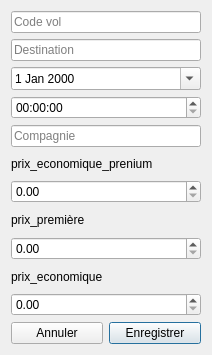
<?xml version="1.0" encoding="UTF-8"?>
<ui version="4.0">
 <class>VolDialog</class>
 <widget class="QDialog" name="VolDialog">
  <property name="geometry">
   <rect>
    <x>0</x>
    <y>0</y>
    <width>212</width>
    <height>355</height>
   </rect>
  </property>
  <property name="windowTitle">
   <string>Vol</string>
  </property>
  <layout class="QVBoxLayout" name="verticalLayout">
   <item>
    <widget class="QLineEdit" name="lineCode">
     <property name="placeholderText">
      <string>Code vol</string>
     </property>
    </widget>
   </item>
   <item>
    <widget class="QLineEdit" name="lineDestination">
     <property name="placeholderText">
      <string>Destination</string>
     </property>
    </widget>
   </item>
   <item>
    <widget class="QDateEdit" name="dateEdit">
     <property name="calendarPopup">
      <bool>true</bool>
     </property>
     <property name="date">
      <date>
       <year>2000</year>
       <month>1</month>
       <day>1</day>
      </date>
     </property>
    </widget>
   </item>
   <item>
    <widget class="QTimeEdit" name="timeEdit">
     <property name="time">
      <time>
       <hour>0</hour>
       <minute>0</minute>
       <second>0</second>
      </time>
     </property>
    </widget>
   </item>
   <item>
    <widget class="QLineEdit" name="lineCompagnie">
     <property name="placeholderText">
      <string>Compagnie</string>
     </property>
    </widget>
   </item>
   <item>
    <widget class="QLabel" name="label">
     <property name="text">
      <string>prix_economique_prenium</string>
     </property>
    </widget>
   </item>
   <item>
    <widget class="QDoubleSpinBox" name="spinPrix">
     <property name="decimals">
      <number>2</number>
     </property>
     <property name="maximum">
      <double>100000.000000000000000</double>
     </property>
     <property name="value">
      <double>0.000000000000000</double>
     </property>
    </widget>
   </item>
   <item>
    <widget class="QLabel" name="label_2">
     <property name="text">
      <string>prix_première</string>
     </property>
    </widget>
   </item>
   <item>
    <widget class="QDoubleSpinBox" name="doubleSpinBox_prix_premiere">
     <property name="maximum">
      <double>10000000.000000000000000</double>
     </property>
    </widget>
   </item>
   <item>
    <widget class="QLabel" name="label_3">
     <property name="text">
      <string>prix_economique</string>
     </property>
    </widget>
   </item>
   <item>
    <widget class="QDoubleSpinBox" name="doubleSpinBox_prix_economique">
     <property name="maximum">
      <double>100000.000000000000000</double>
     </property>
    </widget>
   </item>
   <item>
    <layout class="QHBoxLayout" name="buttonBox">
     <item>
      <widget class="QPushButton" name="btnCancel">
       <property name="text">
        <string>Annuler</string>
       </property>
      </widget>
     </item>
     <item>
      <widget class="QPushButton" name="btnSave">
       <property name="text">
        <string>Enregistrer</string>
       </property>
       <property name="default">
        <bool>true</bool>
       </property>
      </widget>
     </item>
    </layout>
   </item>
  </layout>
 </widget>
 <resources/>
 <connections/>
</ui>
